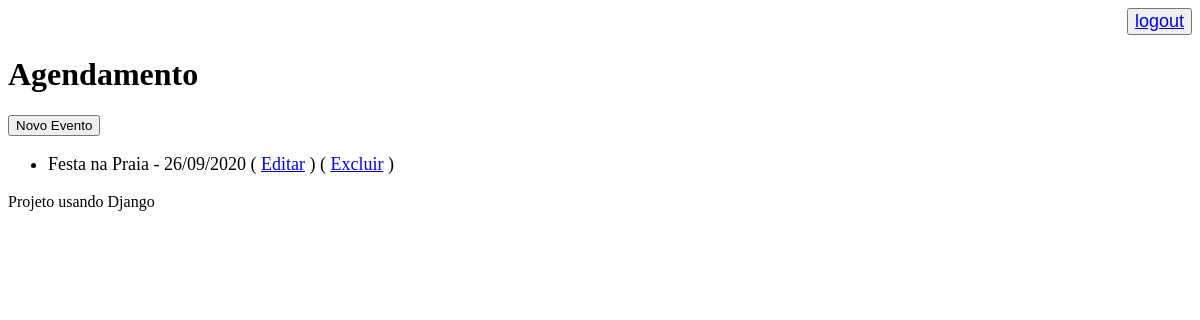
/agenda/ (signed in), run on an earlier commit of the app's database.
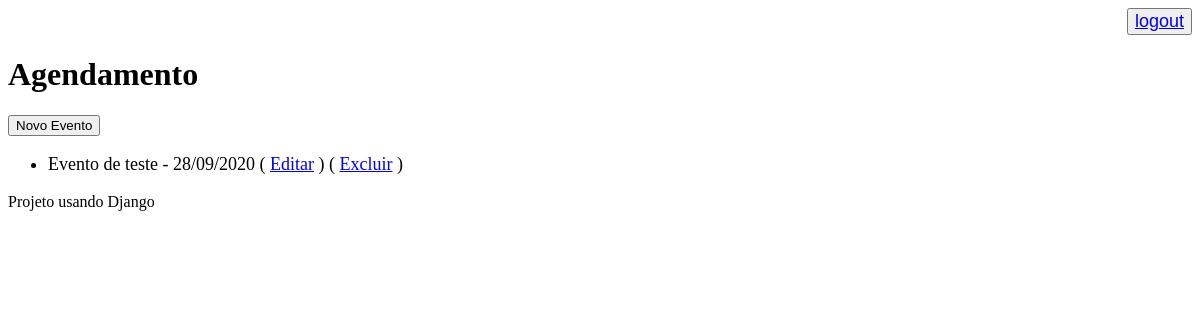
And on a later commit of the database.
### core/models.py (models this page shows, shortened)
class Evento(models.Model):
    titulo = models.CharField(max_length=100)
    descricao = models.TextField(blank=True, null=True)
    data_evento = models.DateField(verbose_name='Data do Evento')
    data_criacao = models.DateTimeField(auto_now=True)
    usuario = models.ForeignKey(User, on_delete=models.CASCADE)
    class Meta:
        db_table = 'evento'
    def get_data_criacao(self):
        return self.data_evento.strftime('%d/%m/%Y')

### core/views.py (the view)
# urls.py: path('agenda/', views.lista_eventos),
def lista_eventos(request):
    usuario = request.user
    data_atual = datetime.now() # - timedelta(hour=1) esta função irá pegar eventos até uma hora antes de vencer
    evento = Evento.objects.filter(usuario=usuario,
                                   data_evento__lt=data_atual)#__gt para eventos que não passaram e __lt para eventos que ja passaram
    dados = {'eventos':evento}
    return render(request, 'agenda.html', dados)

### templates/agenda.html
{% extends "model-page.html" %}
{% block content %}
    <h1>Agendamento</h1>
    <a href="evento/">
        <button type="button">Novo Evento</button>
    </a>
    <ul style="font-size: 18px">
        {% for evento in eventos %}
        <li>
            <div>
                {{ evento.titulo }} -  {{ evento.get_data_criacao }}
                ( <a href="evento/?id={{evento.id}}">Editar</a> )
                ( <a href="evento/delete/{{ evento.id }}">Excluir</a> )
            </div>
        </li>
        {% endfor %}
    </ul>
{% endblock %}

### templates/model-page.html
<!DOCTYPE html>
<html lang="pt-br">
<head>
    {% include "model-header.html" %}
</head>
<body>
    {% block content %} {% endblock %}
    {% include "model-footer.html" %}
</body>
</html>

### templates/model-header.html (shortened to what this page needs)
    <div align="right">
        <button type="button">
            <a href="/logout" style="font-size: 18px">logout</a>
        </button>
    </div>

### templates/model-footer.html
<p>Projeto usando Django</p>

What changed in the data, as far as the page shows it:
removed Evento: titulo "Festa na Praia", get_data_criacao "26/09/2020"
added Evento: titulo "Evento de teste", get_data_criacao "28/09/2020"
